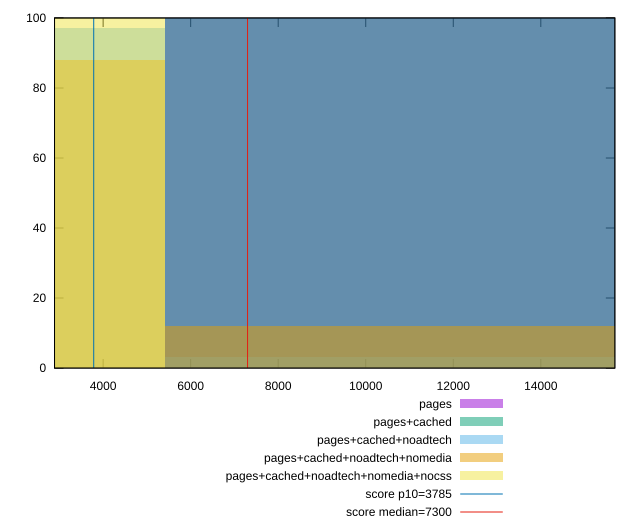

Here is the gnuplot script that generated this plot:
reset

$pages <<EOF
10839.552532827678 100
EOF

$pagesCached <<EOF
10839.552532827678 100
EOF

$pagesCachedNoadtech <<EOF
0 97
10839.552532827678 3
EOF

$pagesCachedNoadtechNomedia <<EOF
0 88
10839.552532827678 12
EOF

$pagesCachedNoadtechNomediaNocss <<EOF
0 100
EOF

set key outside below
set boxwidth 10839.552532827678
set xrange [2889.56655:15691.250999999997]
set yrange [0:100]
set trange [0:100]
set style fill transparent solid 0.5 noborder

set parametric
set terminal svg size 640, 530 enhanced background rgb 'white'
set output "report_00026_2021-02-22T21:38:55.199Z/interactive/comparison/histogram/all_raw.svg"

plot $pages title "pages" with boxes, \
     $pagesCached title "pages+cached" with boxes, \
     $pagesCachedNoadtech title "pages+cached+noadtech" with boxes, \
     $pagesCachedNoadtechNomedia title "pages+cached+noadtech+nomedia" with boxes, \
     $pagesCachedNoadtechNomediaNocss title "pages+cached+noadtech+nomedia+nocss" with boxes, \
     3785,t title "score p10=3785", \
     7300,t title "score median=7300"

reset
